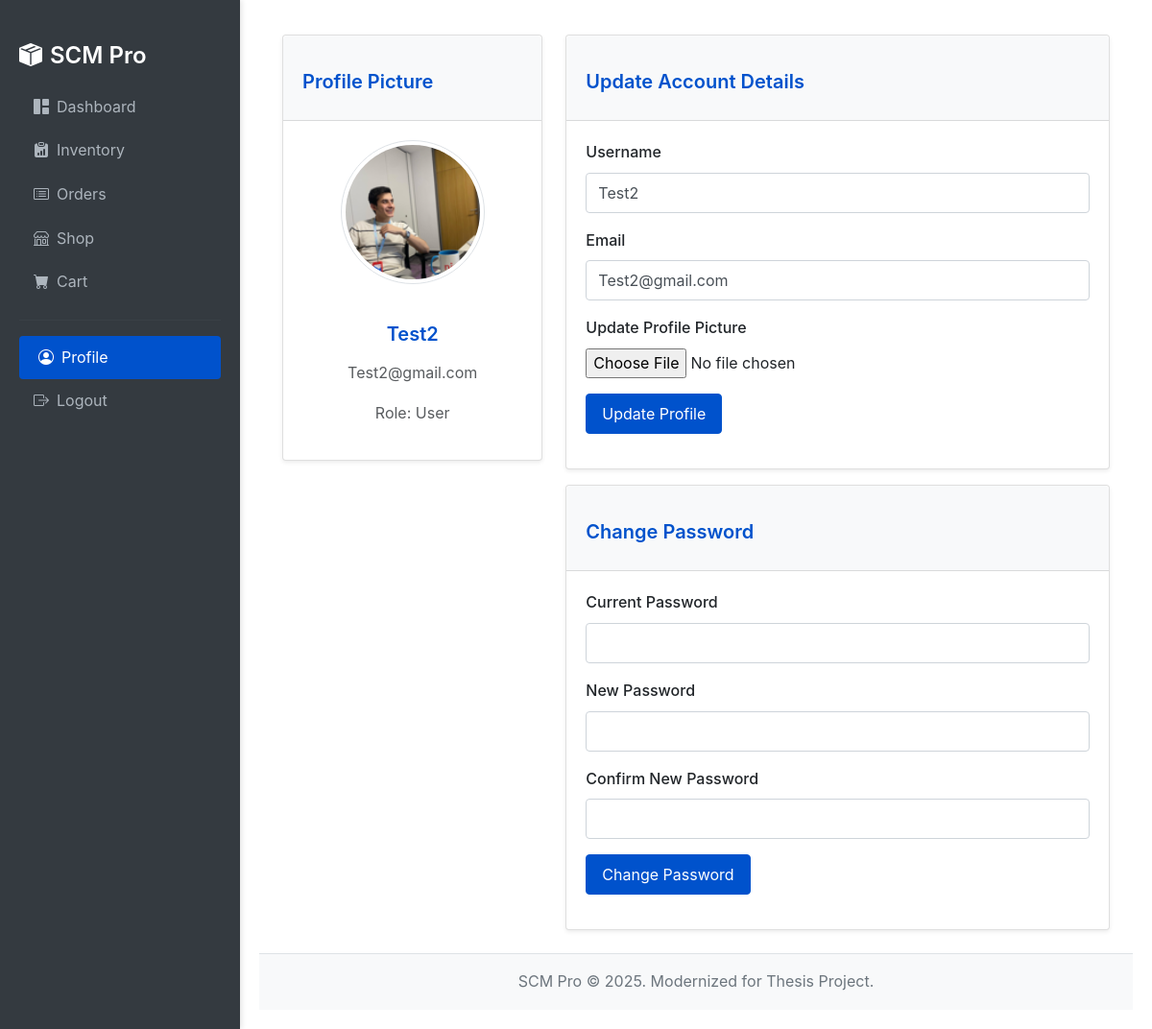
The page /profile (signed in) on the database its author committed.
### src/models/user.py (models this page shows, shortened)
class User(db.Model, UserMixin):
    id = db.Column(db.Integer, primary_key=True)
    username = db.Column(db.String(20), unique=True, nullable=False, index=True)
    email = db.Column(db.String(120), unique=True, nullable=False, index=True)
    image_file = db.Column(db.String(20), nullable=False, default="default.jpg")
    password_hash = db.Column(db.String(128), nullable=False)
    role = db.Column(db.String(20), nullable=False, default="user")  # Roles: "user", "admin", "supplier"
    is_active = db.Column(db.Boolean, nullable=False, default=False)
    date_created = db.Column(db.DateTime, nullable=False, default=datetime.utcnow)

### src/routes/frontend_routes.py (the view, shortened to what this page needs)
@frontend_bp.route("/profile", methods=["GET", "POST"])
@login_required
def profile():
    profile_form = UpdateProfileForm(obj=current_user)
    password_form = ChangePasswordForm()
    image_file = url_for("static", filename="profile_pics/" + (current_user.image_file or "default.jpg"))
    return render_template("profile.html", title="Profile",
                           profile_form=profile_form, password_form=password_form, image_file=image_file)

### src/forms.py
class UpdateProfileForm(FlaskForm):
    username = StringField("Username", validators=[DataRequired(), Length(min=2, max=20)])
    email = EmailField("Email", validators=[DataRequired(), Email(), Length(max=120)])
    picture = FileField("Update Profile Picture", validators=[FileAllowed(["jpg", "png", "jpeg"])])
    submit_profile = SubmitField("Update Profile")

class ChangePasswordForm(FlaskForm):
    current_password = PasswordField("Current Password", validators=[DataRequired()])
    new_password = PasswordField("New Password", validators=[DataRequired(), Length(min=6)])
    confirm_new_password = PasswordField("Confirm New Password", validators=[DataRequired(), EqualTo("new_password", message="Passwords must match.")])
    submit_password = SubmitField("Change Password")

### src/templates/profile.html (shortened to what this page needs)
{% extends "base.html" %}
{% block content %}
<div class="container-fluid mt-3">
    <div class="row">
        <div class="col-md-4">
            <div class="card mb-3">
                <div class="card-header">
                    <h4>Profile Picture</h4>
                </div>
                <div class="card-body text-center">
                    <img src="{{ url_for("static", filename="profile_pics/" + current_user.image_file) }}"
                         alt="User Avatar"
                         class="img-thumbnail rounded-circle mb-3 profile-image-clickable"
                         style="width: 150px; height: 150px; object-fit: cover;"
                         data-bs-toggle="modal"
                         data-bs-target="#profileImageModal"
                         data-image-url="{{ url_for("static", filename="profile_pics/" + current_user.image_file) }}">
                    <h5>{{ current_user.username }}</h5>
                    <p class="text-muted">{{ current_user.email }}</p>
                    <p class="text-muted">Role: {{ current_user.role.capitalize() if current_user.role else "N/A" }}</p>
                </div>
            </div>
        </div>
        <div class="col-md-8">
            <div class="card mb-3">
                <div class="card-header">
                    <h4>Update Account Details</h4>
                </div>
                <div class="card-body">
                    <form method="POST" action="{{ url_for("frontend.profile") }}" enctype="multipart/form-data">
                        <div class="mb-3">
                            {{ profile_form.username.label(class="form-label") }}
                            {% if profile_form.username.errors %}
                                {{ profile_form.username(class="form-control is-invalid") }}
                                <div class="invalid-feedback">
                                    {% for error in profile_form.username.errors %}<span>{{ error }}</span>{% endfor %}
                                </div>
                            {% else %}
                                {{ profile_form.username(class="form-control") }}
                            {% endif %}
                        </div>
                        <div class="mb-3">
                            {{ profile_form.email.label(class="form-label") }}
                            {% if profile_form.email.errors %}
                                {{ profile_form.email(class="form-control is-invalid") }}
                                <div class="invalid-feedback">
                                    {% for error in profile_form.email.errors %}<span>{{ error }}</span>{% endfor %}
                                </div>
                            {% else %}
                                {{ profile_form.email(class="form-control") }}
                            {% endif %}
                        </div>
                        <div class="mb-3">
                            {{ profile_form.picture.label(class="form-label") }}<br>
                            {{ profile_form.picture(class="form-control-file") }}
                        </div>
                        <div class="form-group">
                             {{ profile_form.submit_profile(class="btn btn-primary") }}
                        </div>
                    </form>
                </div>
            </div>
            <div class="card">
                <div class="card-header">
                    <h4>Change Password</h4>
                </div>
                <div class="card-body">
                    <form method="POST" action="{{ url_for("frontend.profile") }}">
                        <div class="mb-3">
                            {{ password_form.current_password.label(class="form-label") }}
                            {% if password_form.current_password.errors %}
                                {{ password_form.current_password(class="form-control is-invalid") }}
                                <div class="invalid-feedback">
                                    {% for error in password_form.current_password.errors %}<span>{{ error }}</span>{% endfor %}
                                </div>
                            {% else %}
                                {{ password_form.current_password(class="form-control") }}
                            {% endif %}
                        </div>
                        <div class="mb-3">
                            {{ password_form.new_password.label(class="form-label") }}
                            {% if password_form.new_password.errors %}
                                {{ password_form.new_password(class="form-control is-invalid") }}
                                <div class="invalid-feedback">
                                    {% for error in password_form.new_password.errors %}<span>{{ error }}</span>{% endfor %}
                                </div>
                            {% else %}
                                {{ password_form.new_password(class="form-control") }}
                            {% endif %}
                        </div>
                        <div class="mb-3">
                            {{ password_form.confirm_new_password.label(class="form-label") }}
                            {% if password_form.confirm_new_password.errors %}
                                {{ password_form.confirm_new_password(class="form-control is-invalid") }}
                                <div class="invalid-feedback">
                                    {% for error in password_form.confirm_new_password.errors %}<span>{{ error }}</span>{% endfor %}
                                </div>
                            {% else %}
                                {{ password_form.confirm_new_password(class="form-control") }}
                            {% endif %}
                        </div>
                        <div class="form-group">
                            {{ password_form.submit_password(class="btn btn-primary") }}
                        </div>
                    </form>
                </div>
            </div>
        </div>
    </div>
</div>
{% endblock %}

### src/static/css/custom_modern.css (style rules this page uses)
body { font-family: -apple-system, BlinkMacSystemFont, "Segoe UI", Roboto, "Helvetica Neue", Arial, sans-serif; font-size: 16px; line-height: 1.6; color: #343a40; background-color: #FFFFFF; margin: 0; padding: 0; display: flex; flex-direction: column; height: 100vh; overflow-y: hidden; overflow-x: hidden; }
h1, h2, h3, h4, h5, h6 { color: #0052CC; margin-top: 1.5rem; margin-bottom: 1rem; font-weight: 600; }
h4 { font-size: 1.25rem; }
.btn { display: inline-block; font-weight: 400; text-align: center; vertical-align: middle; user-select: none; background-color: transparent; border: 1px solid transparent; padding: 0.5rem 1rem; font-size: 1rem; line-height: 1.5; border-radius: 0.25rem; transition: all 0.2s ease-in-out; cursor: pointer; }
.btn-primary { color: #fff; background-color: #0052CC; border-color: #0052CC; }
.form-control { display: block; width: 100%; padding: 0.5rem 0.75rem; font-size: 1rem; font-weight: 400; line-height: 1.5; color: #495057; background-color: #fff; background-clip: padding-box; border: 1px solid #ced4da; border-radius: 0.25rem; transition: border-color 0.15s ease-in-out, box-shadow 0.15s ease-in-out; box-sizing: border-box; }
.form-group { margin-bottom: 1rem; }
label { display: inline-block; margin-bottom: 0.5rem; font-weight: 500; }
.card { position: relative; display: flex; flex-direction: column; min-width: 0; word-wrap: break-word; background-color: #fff; background-clip: border-box; border: 1px solid rgba(0, 0, 0, 0.125); border-radius: 0.25rem; margin-bottom: 1.5rem; box-shadow: 0 0.125rem 0.25rem rgba(0,0,0,0.075); transition: transform 0.2s ease-in-out, box-shadow 0.2s ease-in-out; }
.card-header { padding: 0.75rem 1.25rem; margin-bottom: 0; background-color: #f8f9fa; border-bottom: 1px solid rgba(0, 0, 0, 0.125); font-size: 1.2rem; font-weight: 500; color: #0052CC; }
.card-body { flex: 1 1 auto; padding: 1.25rem; }
.text-center { text-align: center; }
.mt-3 { margin-top: 1rem !important; }
.mb-3 { margin-bottom: 1rem !important; }

### src/templates/profile.html (style rules this page uses)
.profile-image-clickable { cursor: pointer; }

### rows shown on the page
User: image_file (picture), username "Test2", email "Test2@gmail.com", role "User"

### other values the page prints
{{ profile_form.username.label(class="form-label") }} "Username"
{{ profile_form.email.label(class="form-label") }} "Email"
{{ profile_form.picture.label(class="form-label") }} "Update Profile Picture"
{{ password_form.current_password.label(class="form-label") }} "Current Password"
{{ password_form.new_password.label(class="form-label") }} "New Password"
{{ password_form.confirm_new_password.label(class="form-label") }} "Confirm New Password"
